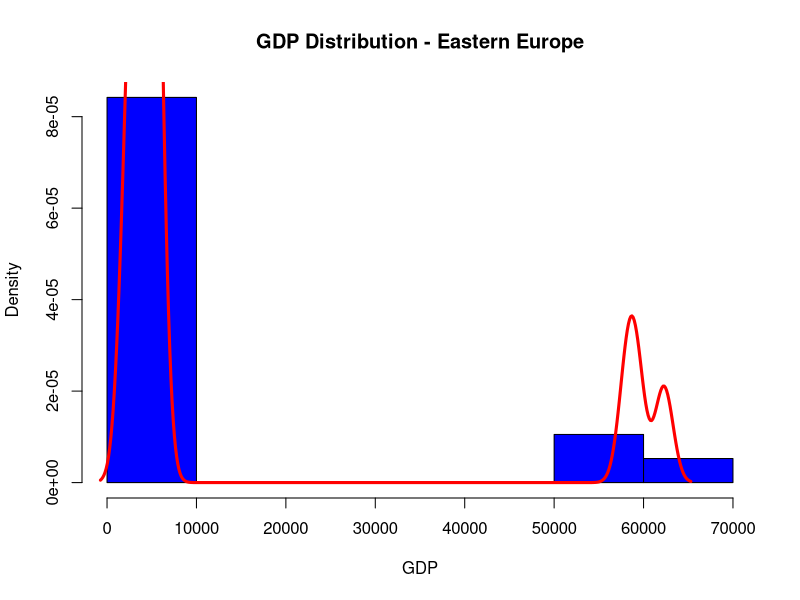
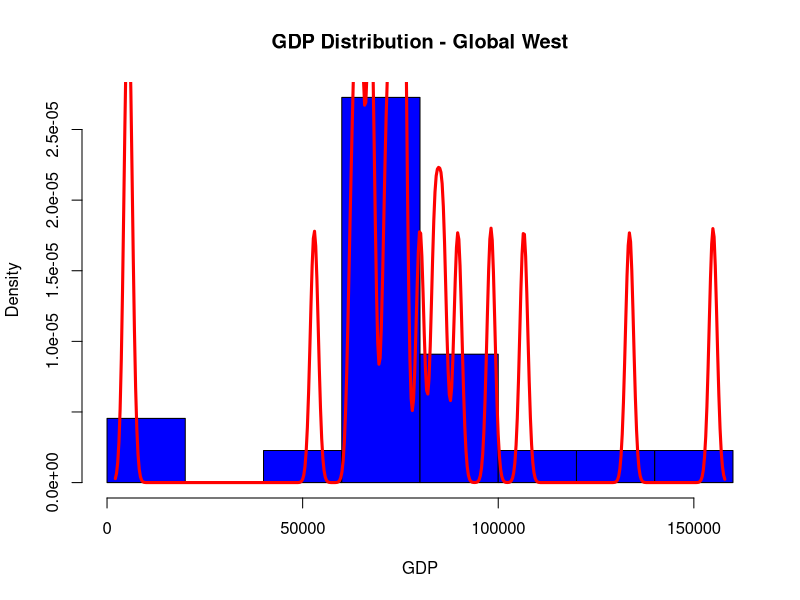
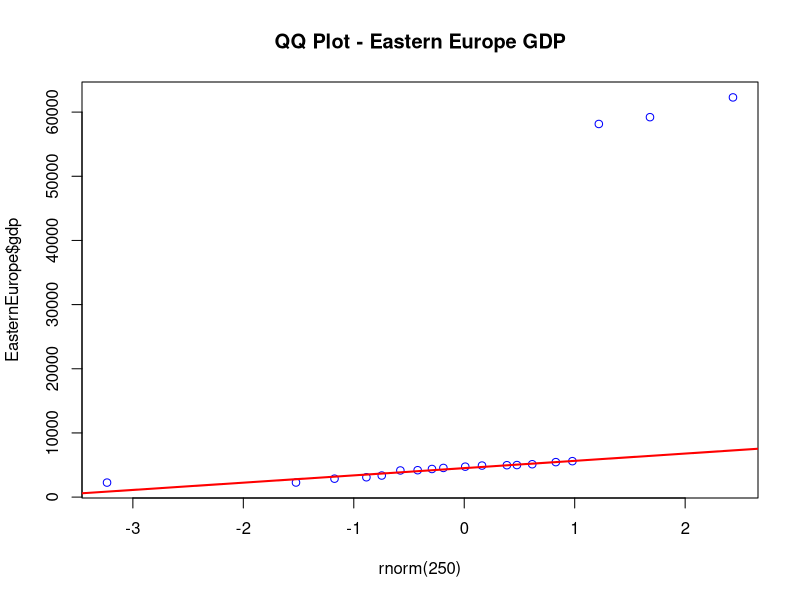
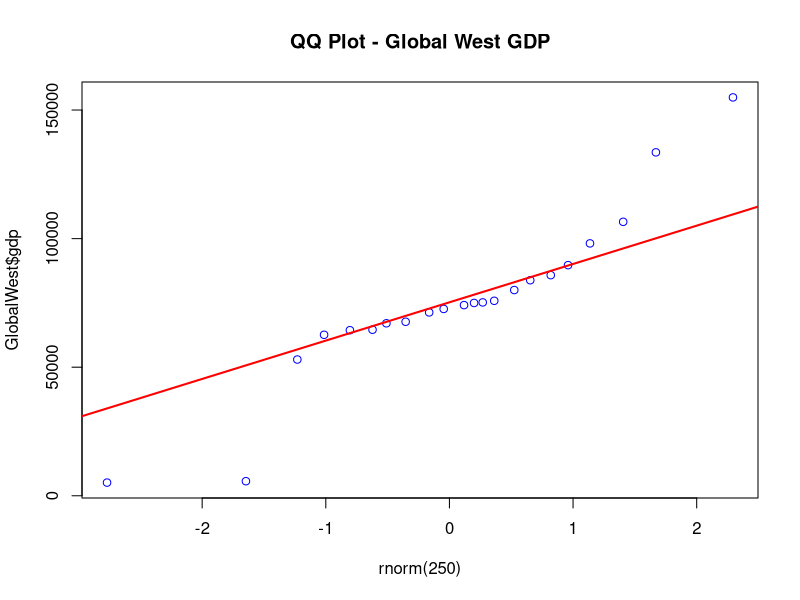
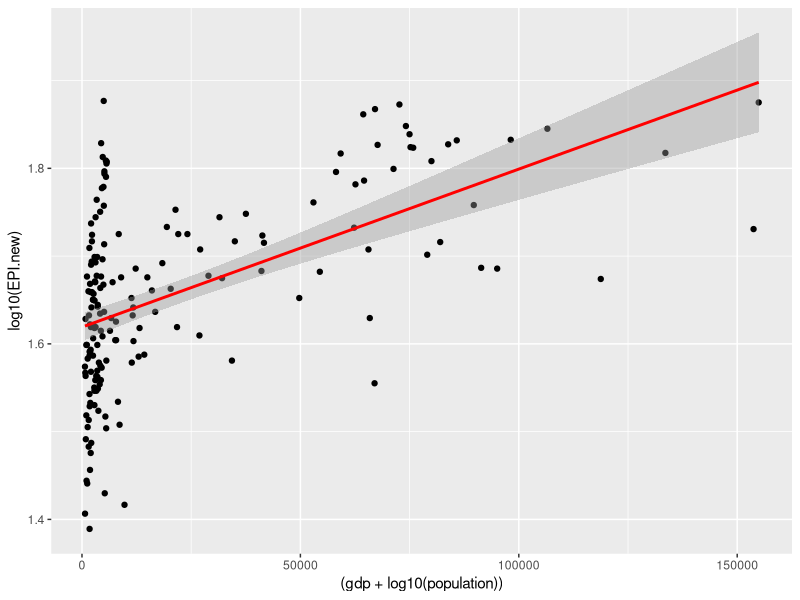
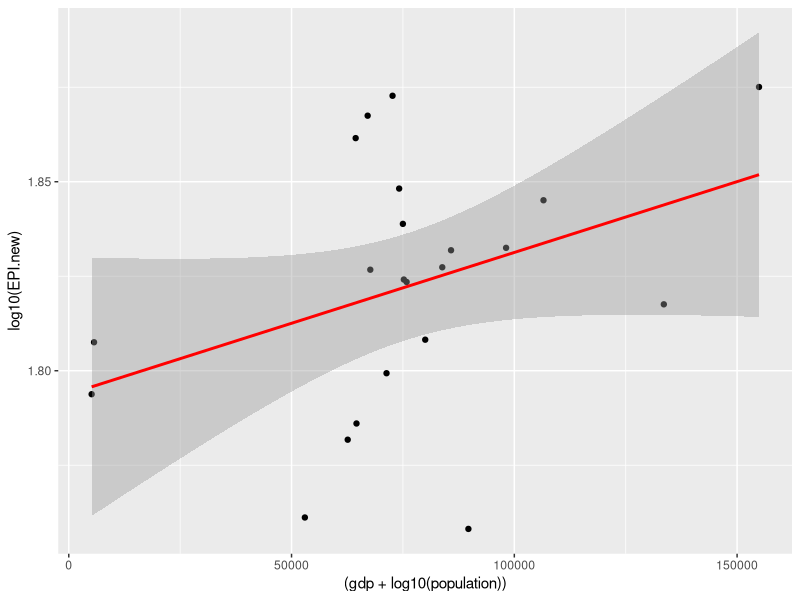

Write the R code that produced these figures, in order.
library(class)
library(caret)

dataset <- read.csv("epi_results_2024_pop_gdp.csv") 

## 1) Derive 2 subsets, each for a different region.
EasternEurope = dataset[dataset$region=="Eastern Europe",]
GlobalWest = dataset[dataset$region=="Global West",]

## 1.1. Plot histograms for a variable of your choice for both regions with density lines overlayed.
hist(EasternEurope$gdp, 
     col = "blue",
     main = "GDP Distribution - Eastern Europe",
     xlab = "GDP",
     probability = TRUE)
lines(density(EasternEurope$gdp, bw = 1000), col = "red", lwd = 3)

hist(GlobalWest$gdp, 
     probability = TRUE,
     col = "blue",
     main = "GDP Distribution - Global West",
     xlab = "GDP")
lines(density(GlobalWest$gdp, bw = 1000), col = "red", lwd = 3)

## 1.2. Plot QQ plots for both variables compared to known probability distributions
qqplot(rnorm(250),
       EasternEurope$gdp, 
       main = "QQ Plot - Eastern Europe GDP", 
       col = "blue")
qqline(EasternEurope$gdp, col = "red", lwd = 2)
# Make a Q-Q plot against the generating distribution by: 

qqplot(rnorm(250),
       GlobalWest$gdp, 
       main = "QQ Plot - Global West GDP", 
       col = "blue")
qqline(GlobalWest$gdp, col = "red", lwd = 2)


## 2) Fit linear models as follows:

## 2.1. Choose 2 variables and fit linear models with these variables as response and choose either population or gdp (or both) as predictors. For each model print the model summary stats and plot the most significant predictor vs the response as well as the residuals. Apply transformations (e.g. log) to variables if needed.

lmod_gdpandpop_epi <- lm((gdp+log10(population))~log10(EPI.new), data = dataset)
summary(lmod_gdpandpop_epi)

lmod_gdpandpop_bdh <- lm((gdp+log10(population))~BDH.new, data = dataset)
summary(lmod_gdpandpop_bdh)


ggplot(dataset, aes(x = (gdp+log10(population)), y = log10(EPI.new))) +
  geom_point() +
  stat_smooth(method = "lm", col="red")


## 2.2. Repeat the previous models with a subset of 1 region and in 1-2 sentences explain which model is a better fit and why you think that is the case.

lmod_gdpandpop_epi_GW <- lm((gdp+log10(population))~log10(EPI.new), data = GlobalWest)
summary(lmod_gdpandpop_epi_GW)

lmod_gdpandpop_bdh_GW <- lm((gdp+log10(population))~BDH.new, data = GlobalWest)
summary(lmod_gdpandpop_bdh_GW)


ggplot(GlobalWest, aes(x = (gdp+log10(population)), y = log10(EPI.new))) +
  geom_point() +
  stat_smooth(method = "lm", col="red")


EEandGW <- dataset[dataset$region %in% c("Eastern Europe", "Global West") & !is.na(dataset$region), ]

unique(EEandGW$region)


# sample create list of 105 (70% of 150) numbers randomly sampled from 1-150
n = nrow(EEandGW)
sampleEEandGW <- sample(n,n*.8)

## create train & test sets based on sampled indexes 
EEandGW.train <- EEandGW[sampleEEandGW,]

EEandGW.test <- EEandGW[-sampleEEandGW,]

print(unique(EEandGW.train$region))  

# Check the unique regions in test set
print(unique(EEandGW.test$region))

# simple estimate of k
k = 2


########################
# Train & Evaluate knn #
########################

## train model & predict in one step ('knn' function from 'class' library)
## trying to predict the age group by using the length, diameter
knn.predicted <- knn(train = EEandGW.train[,c(8,10,12)], test = EEandGW.test[,c(8,10,12)], cl = EEandGW.train$region, k = k)

# create contingency table/ confusion matrix 
contingency.table <- table(knn.predicted, EEandGW.test$region, dnn=list('predicted','actual'))

contingency.table

# calculate classification accuracy
sum(diag(contingency.table))/length(EEandGW.test$region)

########################
# Train & Evaluate knn #
########################

## train model & predict in one step ('knn' function from 'class' library)
## trying to predict the age group by using the length, diameter
knn.predicted <- knn(train = EEandGW.train[,c(7,9,11)], test = EEandGW.test[,c(8,10,12)], cl = EEandGW.train$region, k = k)

# create contingency table/ confusion matrix 
contingency.table <- table(knn.predicted, EEandGW.test$region, dnn=list('predicted','actual'))

contingency.table

# calculate classification accuracy
sum(diag(contingency.table))/length(EEandGW.test$region)


